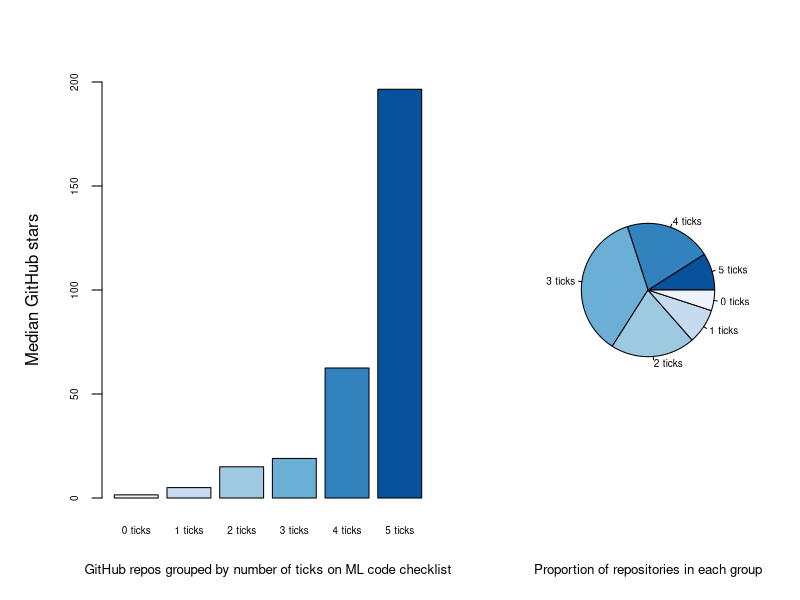
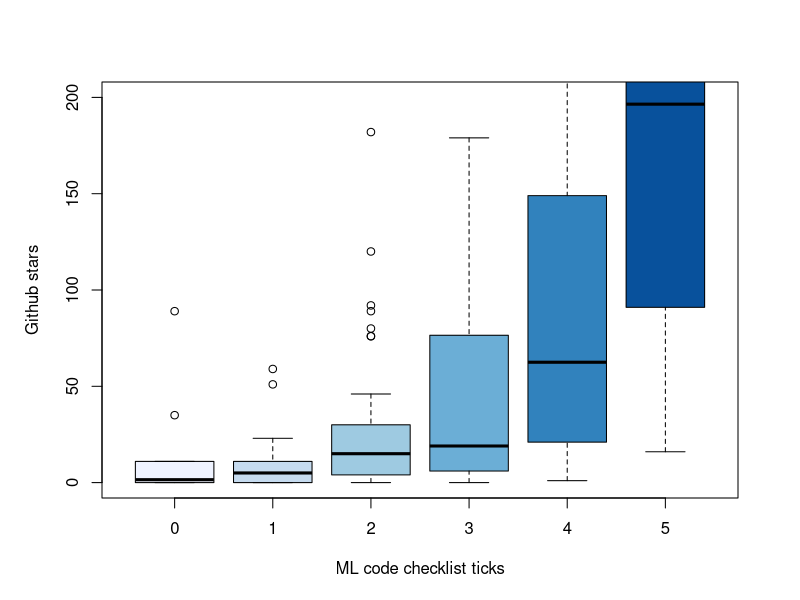

These charts were generated, in order, by the following R code:
## ---- chunk 1
library(tidyverse)
library(ggplot2)
library(MASS)
library(RColorBrewer)

t = read_csv("code_checklist-neurips2019.csv")
cat("Number of rows:", nrow(t), "\n")
## ---- chunk 2
t = t[t$python==1,]
cat("Number of rows:", nrow(t), "\n")
## ---- chunk 3
t$score = rowSums(t[,4:8])
## ---- chunk 4

cat("Spread of values in each group:\n")
summaries = tapply(t$stars, t$score, summary)
names(summaries) = paste(names(summaries), "ticks")
print(summaries)

cat("Proportion of repos in each group:\n")
props = tapply(t$stars, t$score, length)
props = props/sum(props)
names(props) = paste(names(props), "ticks")
print(props)

# Extract medians
medians = unlist(lapply(tapply(t$stars, t$score, summary), function(x) x["Median"]))
names(medians) = paste(sub(".Median", "", names(medians)), "ticks")
## ---- chunk 5
par(oma=c(0,1,0,1))
layout(matrix(c(1,2), 1, 2, byrow = TRUE), widths=c(3,2))
barplot(medians, 
        xlab="", 
        ylab="Median GitHub stars", ylim=c(0,200),
        col=brewer.pal(6, "Blues"), cex.axis=0.6, cex.names=0.6)
mtext("GitHub repos grouped by number of ticks on ML code checklist", side=1, line=3, cex=0.8)

pie(rev(props), col=rev(brewer.pal(6, "Blues")), cex=0.6)
mtext("Proportion of repositories in each group", side=1, line=3, cex=0.8)
## ---- chunk 6
tp = t
tp$score = as.factor(tp$score)
par(mfrow=c(1,1))
boxplot(stars~score, data=t, ylim=c(0,200), col=brewer.pal(6, "Blues"),
        xlab="ML code checklist ticks", ylab="Github stars")
## ---- chunk 7
print(summary(rlm(stars~training+evaluation+pretrained_model+results+dependencies, data=t)))

for(i in 0:4){
  cat("\nScore5 vs Score", i, "\n")
  print(wilcox.test(t$stars[t$score==5], t$stars[t$score==i]))
}
## ---- chunk 8
sessionInfo()
